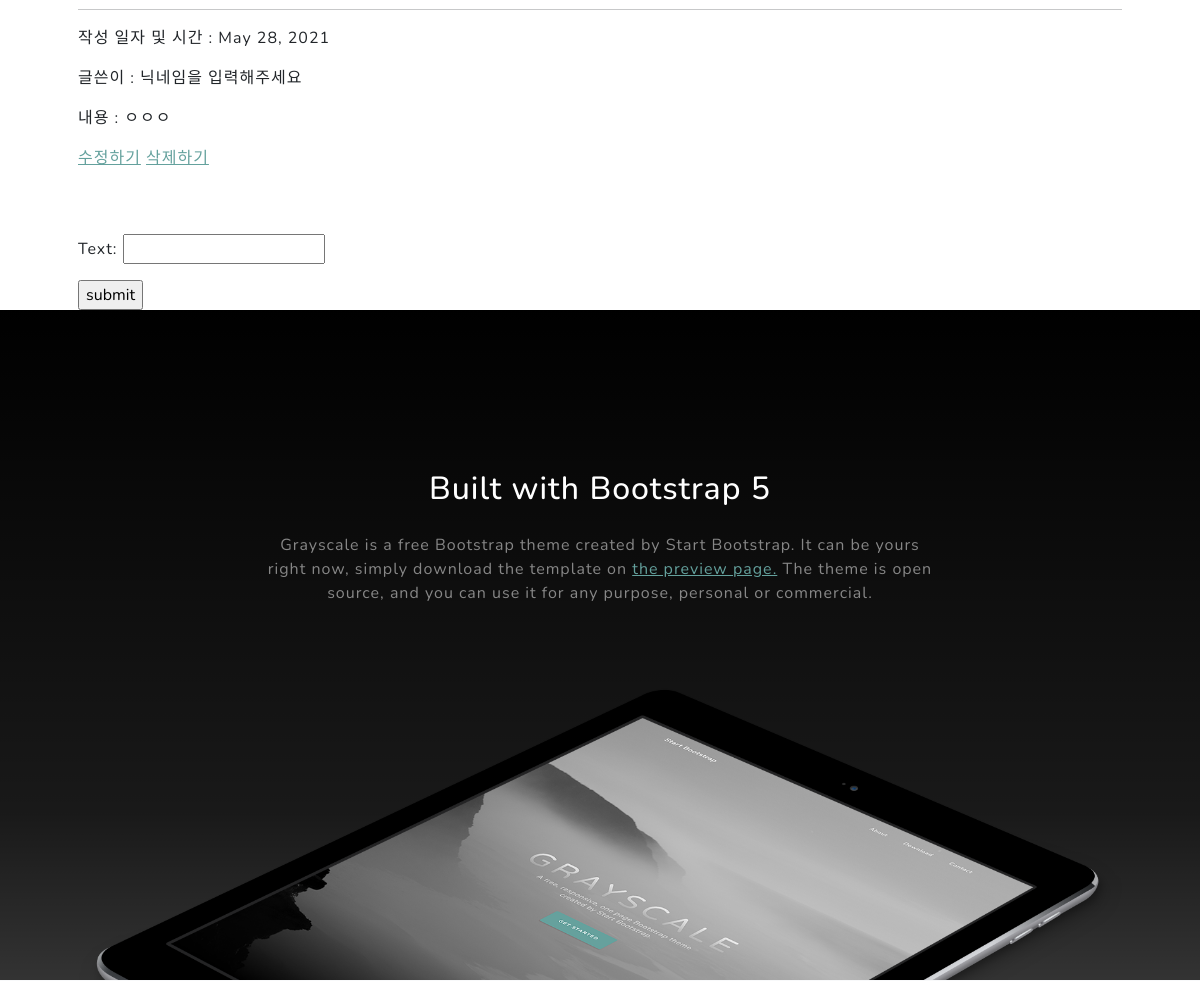
Page /detail/3 (middle part) on the earlier database version.
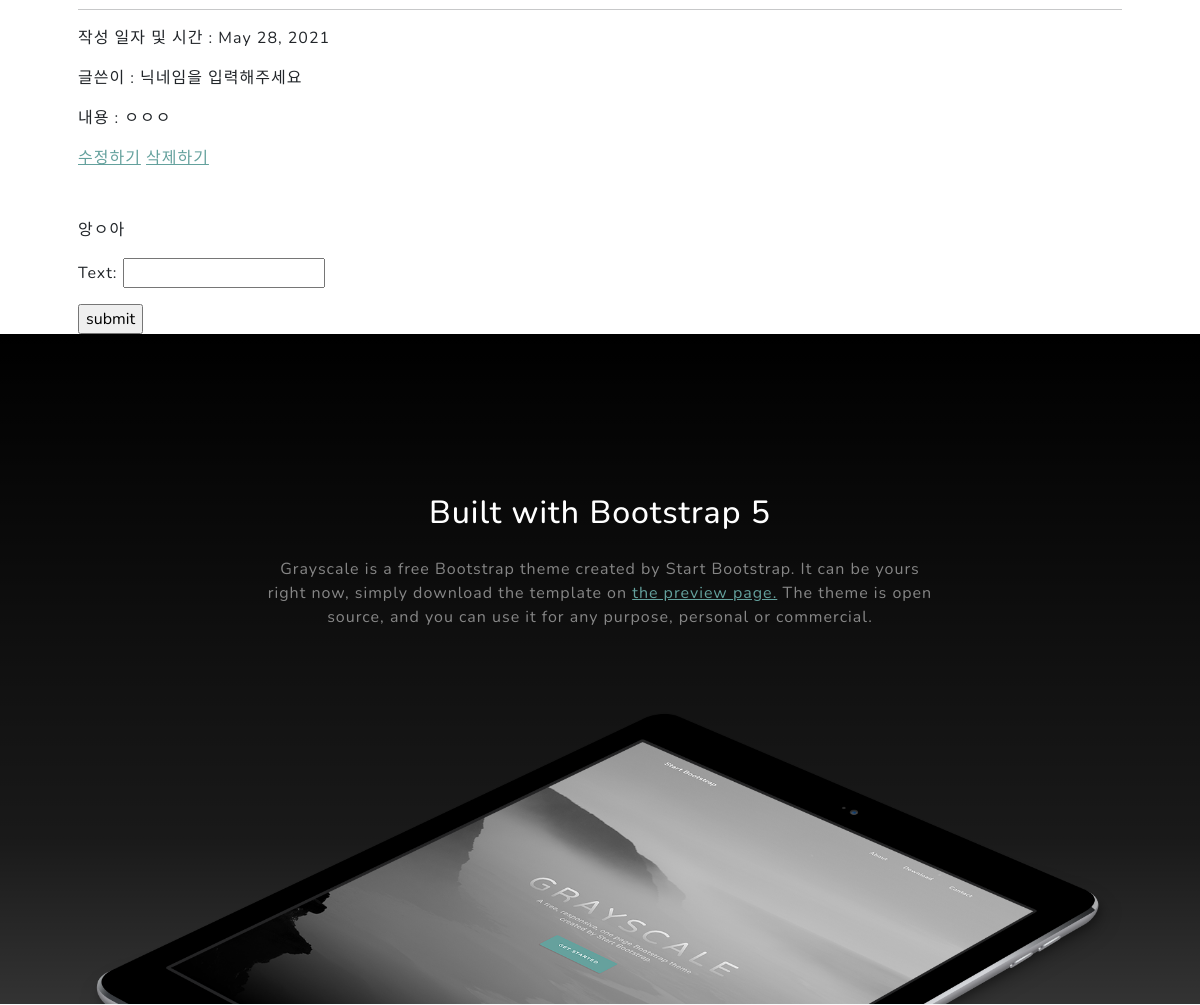
Same page on the later database version.
### blog/models.py (models this page shows, shortened)
class Post(models.Model):
    title = models.CharField(max_length=200)
    pub_date = models.DateField('date published')
    writer = models.CharField( max_length=15, default='닉네임을 입력해주세요')
    body = models.TextField()

class Comment(models.Model):
    post_id = models.ForeignKey(Post, on_delete=models.CASCADE, related_name='comments')
    text = models.CharField(max_length=50)

### blog/views.py (the view)
# urls.py: path('detail/<str:id>',blog.views.detail, name ='detail'),
def detail(request,id):
    post = get_object_or_404(Post,id=id)
    if request.method =="POST":
        form = CommentForm(request.POST)
        if form.is_valid():
            comment = form.save(commit=False)
            comment.post_id = post
            comment.text = form.cleaned_data['text']
            comment.save()
            return redirect('detail',id)
    else:
        form=CommentForm()
        return render(request, 'blog/detail.html',{'post':post, 'form':form})

### blog/forms.py
class CommentForm(forms.ModelForm):
    class Meta:
        model = Comment
        fields = ['text']

### blog/templates/blog/detail.html (shortened to what this page needs)
{% extends 'blog/base.html' %}
{% block content %}
<section class="page-section" id="services">
    <div class="container px-4 px-lg-5">
        <hr class="divider" />
        <p>작성 일자 및 시간 : {{ post.pub_date }}</p>
        <p>글쓴이 : {{post.writer}}</p>
        <p>내용 : {{post.body}}</p>
        <a href = "{% url 'edit' post.id %}">수정하기</a>
        <a href="{% url 'delete' post.id %}">삭제하기</a>
        <br>
        <br>
        <br>
        {% for comment in post.comments.all %}
            <p>{{comment.text}}</p>
        {% endfor %}
        <form method="POST" action="{% url 'detail' post.id %}">
            <p>{{ form.as_p }}</p>
            <input type="submit" value="submit">
        </form>
    </div>
</section>
{% endblock %}

### blog/templates/blog/base.html (shortened to what this page needs)
{% load static %}
<!DOCTYPE html>
<html lang="en">
    <head>
        <link href="{% static 'blog/css/styles.css' %}" rel="stylesheet" />
    </head>
    <body id="page-top">
        {% block content %}
        {% endblock %}
        <section class="about-section text-center" id="about">
            <div class="container px-4 px-lg-5">
                <div class="row gx-4 gx-lg-5 justify-content-center">
                    <div class="col-lg-8">
                        <h2 class="text-white mb-4">Built with Bootstrap 5</h2>
                        <p class="text-white-50">
                            Grayscale is a free Bootstrap theme created by Start Bootstrap. It can be yours right now, simply download the template on
                            <a href="https://startbootstrap.com/theme/grayscale/">the preview page.</a>
                            The theme is open source, and you can use it for any purpose, personal or commercial.
                        </p>
                    </div>
                </div>
                <img class="img-fluid" src="{% static 'blog/assets/img/ipad.png' %}" alt="..." />
            </div>
        </section>
    </body>
</html>

Differences in the rows shown:
added Comment: text "앙ㅇ아"
